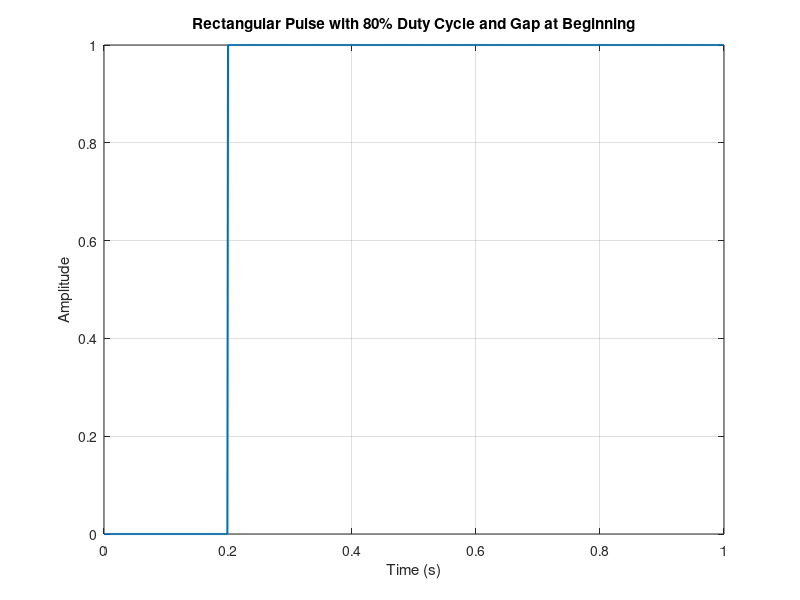

Source code (MATLAB):
clear;
close all;
clc;

% Parameters
fs = 1000; % Sampling frequency in Hz
duration = 1; % Duration of the signal in seconds
duty_cycle = 0.8; % Duty cycle (80%)

% Time vector
t = 0:1/fs:duration;

% Number of samples
num_samples = length(t);

% Calculate the number of samples for the pulse width and gap
pulse_width_samples = round(duty_cycle * num_samples);
gap_samples = num_samples - pulse_width_samples;

% Create the rectangular pulse with the gap at the beginning
rect_signal = [zeros(1, gap_samples), ones(1, pulse_width_samples)];

% Truncate or extend the signal to match the duration exactly
rect_signal = rect_signal(1:num_samples);

% Plot the signal
figure;
plot(t, rect_signal, 'LineWidth', 1.5);
xlabel('Time (s)');
ylabel('Amplitude');
title('Rectangular Pulse with 80% Duty Cycle and Gap at Beginning');
grid on;

% Optionally, you can save the signal to a file
audiowrite('rect_signal.wav', rect_signal, fs);
